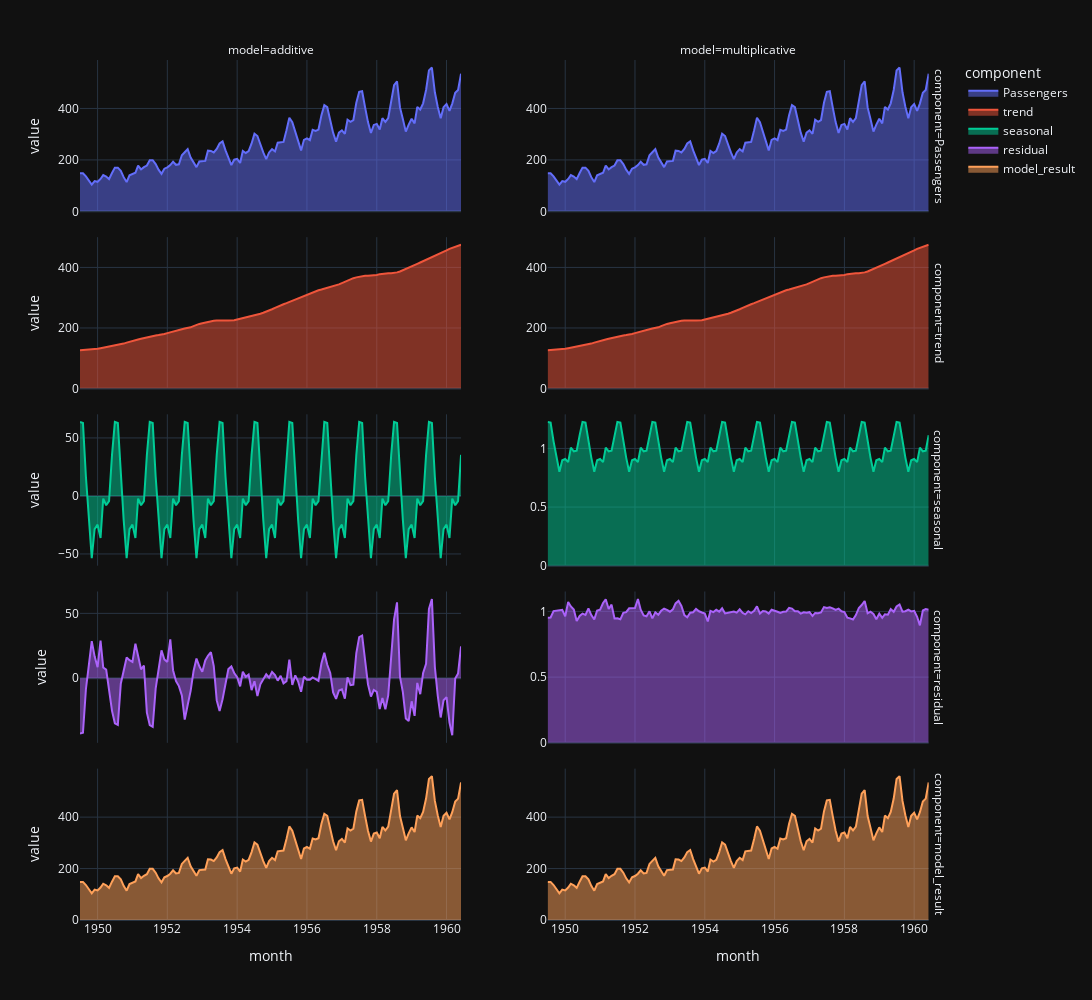

The notebook cell this image was saved under:
### Code cell
import plotly.express as px

fig = px.area(
    data_frame=df,
    x='month',
    y='value',
    color='component',
    facet_col='model',
    facet_row='component',
    width=1500,
    height=1000,
    facet_col_spacing=0.1,
)

fig.update_yaxes(matches=None)

for attr in dir(fig.layout):
    if attr.startswith("yaxis"):
        axis = getattr(fig.layout, attr)
        if axis:
            axis.showticklabels = True
        
fig

### Figure 1 — Plotly figure (JSON) as saved in the notebook; plotly's stock layout.template omitted (floating-point values rounded to 4 significant figures; data arrays with more than 128 entries replaced by an {"elided": "..."} marker saying what was removed)
{"data": [{"fillpattern": {"shape": ""}, "hovertemplate": "component=Passengers<br>model=additive<br>month=%{x}<br>value=%{y}<extra></extra>", "legendgroup": "Passengers", "line": {"color": "#636efa"}, "marker": {"symbol": "circle"}, "mode": "lines", "name": "Passengers", "orientation": "v", "showlegend": true, "stackgroup": "1", "type": "scatter", "x": {"elided": "132 str values"}, "xaxis": "x9", "y": {"elided": "132 int values"}, "yaxis": "y9"}, {"fillpattern": {"shape": ""}, "hovertemplate": "component=Passengers<br>model=multiplicative<br>month=%{x}<br>value=%{y}<extra></extra>", "legendgroup": "Passengers", "line": {"color": "#636efa"}, "marker": {"symbol": "circle"}, "mode": "lines", "name": "Passengers", "orientation": "v", "showlegend": false, "stackgroup": "1", "type": "scatter", "x": {"elided": "132 str values"}, "xaxis": "x10", "y": {"elided": "132 int values"}, "yaxis": "y10"}, {"fillpattern": {"shape": ""}, "hovertemplate": "component=trend<br>model=additive<br>month=%{x}<br>value=%{y}<extra></extra>", "legendgroup": "trend", "line": {"color": "#EF553B"}, "marker": {"symbol": "circle"}, "mode": "lines", "name": "trend", "orientation": "v", "showlegend": true, "stackgroup": "1", "type": "scatter", "x": {"elided": "132 str values"}, "xaxis": "x7", "y": {"elided": "132 float values"}, "yaxis": "y7"}, {"fillpattern": {"shape": ""}, "hovertemplate": "component=trend<br>model=multiplicative<br>month=%{x}<br>value=%{y}<extra></extra>", "legendgroup": "trend", "line": {"color": "#EF553B"}, "marker": {"symbol": "circle"}, "mode": "lines", "name": "trend", "orientation": "v", "showlegend": false, "stackgroup": "1", "type": "scatter", "x": {"elided": "132 str values"}, "xaxis": "x8", "y": {"elided": "132 float values"}, "yaxis": "y8"}, {"fillpattern": {"shape": ""}, "hovertemplate": "component=seasonal<br>model=additive<br>month=%{x}<br>value=%{y}<extra></extra>", "legendgroup": "seasonal", "line": {"color": "#00cc96"}, "marker": {"symbol": "circle"}, "mode": "lines", "name": "seasonal", "orientation": "v", "showlegend": true, "stackgroup": "1", "type": "scatter", "x": {"elided": "132 str values"}, "xaxis": "x5", "y": {"elided": "132 float values"}, "yaxis": "y5"}, {"fillpattern": {"shape": ""}, "hovertemplate": "component=seasonal<br>model=multiplicative<br>month=%{x}<br>value=%{y}<extra></extra>", "legendgroup": "seasonal", "line": {"color": "#00cc96"}, "marker": {"symbol": "circle"}, "mode": "lines", "name": "seasonal", "orientation": "v", "showlegend": false, "stackgroup": "1", "type": "scatter", "x": {"elided": "132 str values"}, "xaxis": "x6", "y": {"elided": "132 float values"}, "yaxis": "y6"}, {"fillpattern": {"shape": ""}, "hovertemplate": "component=residual<br>model=additive<br>month=%{x}<br>value=%{y}<extra></extra>", "legendgroup": "residual", "line": {"color": "#ab63fa"}, "marker": {"symbol": "circle"}, "mode": "lines", "name": "residual", "orientation": "v", "showlegend": true, "stackgroup": "1", "type": "scatter", "x": {"elided": "132 str values"}, "xaxis": "x3", "y": {"elided": "132 float values"}, "yaxis": "y3"}, {"fillpattern": {"shape": ""}, "hovertemplate": "component=residual<br>model=multiplicative<br>month=%{x}<br>value=%{y}<extra></extra>", "legendgroup": "residual", "line": {"color": "#ab63fa"}, "marker": {"symbol": "circle"}, "mode": "lines", "name": "residual", "orientation": "v", "showlegend": false, "stackgroup": "1", "type": "scatter", "x": {"elided": "132 str values"}, "xaxis": "x4", "y": {"elided": "132 float values"}, "yaxis": "y4"}, {"fillpattern": {"shape": ""}, "hovertemplate": "component=model_result<br>model=additive<br>month=%{x}<br>value=%{y}<extra></extra>", "legendgroup": "model_result", "line": {"color": "#FFA15A"}, "marker": {"symbol": "circle"}, "mode": "lines", "name": "model_result", "orientation": "v", "showlegend": true, "stackgroup": "1", "type": "scatter", "x": {"elided": "132 str values"}, "xaxis": "x", "y": {"elided": "132 float values"}, "yaxis": "y"}, {"fillpattern": {"shape": ""}, "hovertemplate": "component=model_result<br>model=multiplicative<br>month=%{x}<br>value=%{y}<extra></extra>", "legendgroup": "model_result", "line": {"color": "#FFA15A"}, "marker": {"symbol": "circle"}, "mode": "lines", "name": "model_result", "orientation": "v", "showlegend": false, "stackgroup": "1", "type": "scatter", "x": {"elided": "132 str values"}, "xaxis": "x2", "y": {"elided": "132 float values"}, "yaxis": "y2"}], "layout": {"annotations": [{"font": {}, "showarrow": false, "text": "model=additive", "x": 0.22, "xanchor": "center", "xref": "paper", "y": 1, "yanchor": "bottom", "yref": "paper"}, {"font": {}, "showarrow": false, "text": "model=multiplicative", "x": 0.76, "xanchor": "center", "xref": "paper", "y": 1, "yanchor": "bottom", "yref": "paper"}, {"font": {}, "showarrow": false, "text": "component=model_result", "textangle": 90, "x": 0.98, "xanchor": "left", "xref": "paper", "y": 0.088, "yanchor": "middle", "yref": "paper"}, {"font": {}, "showarrow": false, "text": "component=residual", "textangle": 90, "x": 0.98, "xanchor": "left", "xref": "paper", "y": 0.294, "yanchor": "middle", "yref": "paper"}, {"font": {}, "showarrow": false, "text": "component=seasonal", "textangle": 90, "x": 0.98, "xanchor": "left", "xref": "paper", "y": 0.5, "yanchor": "middle", "yref": "paper"}, {"font": {}, "showarrow": false, "text": "component=trend", "textangle": 90, "x": 0.98, "xanchor": "left", "xref": "paper", "y": 0.706, "yanchor": "middle", "yref": "paper"}, {"font": {}, "showarrow": false, "text": "component=Passengers", "textangle": 90, "x": 0.98, "xanchor": "left", "xref": "paper", "y": 0.912, "yanchor": "middle", "yref": "paper"}], "height": 1000, "legend": {"title": {"text": "component"}, "tracegroupgap": 0}, "margin": {"t": 60}, "width": 1500, "xaxis": {"anchor": "y", "domain": [0, 0.44], "title": {"text": "month"}}, "xaxis10": {"anchor": "y10", "domain": [0.54, 0.98], "matches": "x", "showticklabels": false}, "xaxis2": {"anchor": "y2", "domain": [0.54, 0.98], "matches": "x", "title": {"text": "month"}}, "xaxis3": {"anchor": "y3", "domain": [0, 0.44], "matches": "x", "showticklabels": false}, "xaxis4": {"anchor": "y4", "domain": [0.54, 0.98], "matches": "x", "showticklabels": false}, "xaxis5": {"anchor": "y5", "domain": [0, 0.44], "matches": "x", "showticklabels": false}, "xaxis6": {"anchor": "y6", "domain": [0.54, 0.98], "matches": "x", "showticklabels": false}, "xaxis7": {"anchor": "y7", "domain": [0, 0.44], "matches": "x", "showticklabels": false}, "xaxis8": {"anchor": "y8", "domain": [0.54, 0.98], "matches": "x", "showticklabels": false}, "xaxis9": {"anchor": "y9", "domain": [0, 0.44], "matches": "x", "showticklabels": false}, "yaxis": {"anchor": "x", "domain": [0, 0.176], "showticklabels": true, "title": {"text": "value"}}, "yaxis10": {"anchor": "x10", "domain": [0.824, 1], "showticklabels": true}, "yaxis2": {"anchor": "x2", "domain": [0, 0.176], "showticklabels": true}, "yaxis3": {"anchor": "x3", "domain": [0.206, 0.382], "showticklabels": true, "title": {"text": "value"}}, "yaxis4": {"anchor": "x4", "domain": [0.206, 0.382], "showticklabels": true}, "yaxis5": {"anchor": "x5", "domain": [0.412, 0.588], "showticklabels": true, "title": {"text": "value"}}, "yaxis6": {"anchor": "x6", "domain": [0.412, 0.588], "showticklabels": true}, "yaxis7": {"anchor": "x7", "domain": [0.618, 0.794], "showticklabels": true, "title": {"text": "value"}}, "yaxis8": {"anchor": "x8", "domain": [0.618, 0.794], "showticklabels": true}, "yaxis9": {"anchor": "x9", "domain": [0.824, 1], "showticklabels": true, "title": {"text": "value"}}}}
